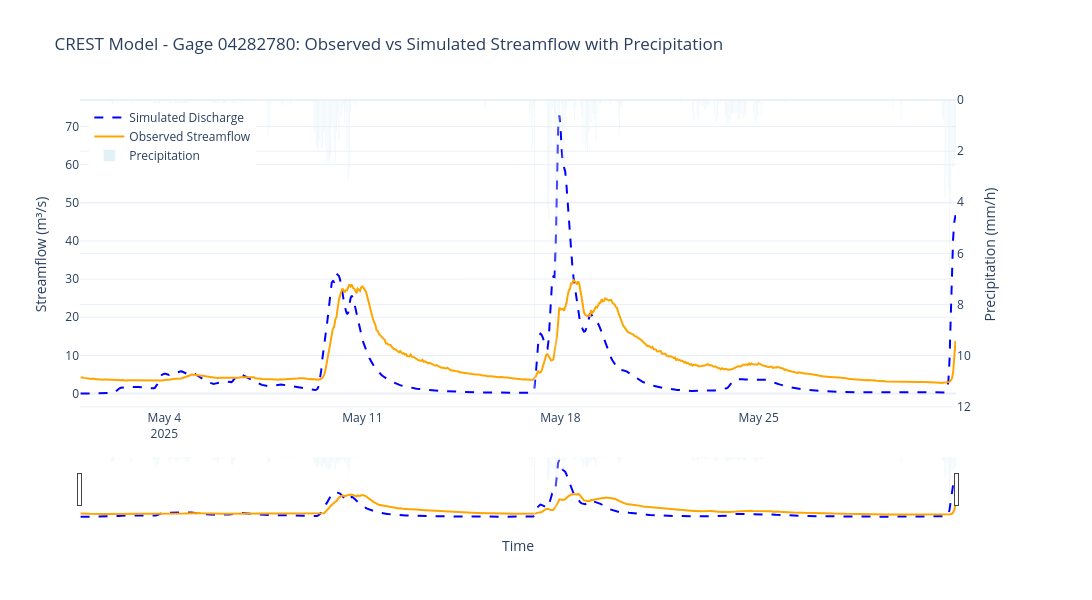

Notebook code cell kept with this figure:
### Code cell
import pandas as pd

csv_file = r"/home/clemasters/EF5-RTI/Output/04282780/crest/ts.04282780.crest.csv"

df = pd.read_csv(csv_file)
df.columns = [c.strip() for c in df.columns]
df["Time"] = pd.to_datetime(df["Time"])

df["Discharge(m^3 s^-1)"] = pd.to_numeric(df["Discharge(m^3 s^-1)"], errors="coerce")
df["Observed(m^3 s^-1)"] = pd.to_numeric(df["Observed(m^3 s^-1)"], errors="coerce")
df["Precip(mm h^-1)"] = pd.to_numeric(df["Precip(mm h^-1)"], errors="coerce")

# interpolate observed values for plotting
df["Observed_interp"] = df["Observed(m^3 s^-1)"].interpolate(method="linear")

# Create subplot with secondary y-axis
fig = make_subplots(specs=[[{"secondary_y": True}]])

# Add simulated discharge trace
fig.add_trace(
    go.Scatter(
        x=df["Time"],
        y=df["Discharge(m^3 s^-1)"],
        mode="lines",
        name="Simulated Discharge",
        line=dict(width=2, color="blue", dash="dash")
    ),
    secondary_y=False,
)

# Add observed streamflow trace
fig.add_trace(
    go.Scatter(
        x=df["Time"],
        y=df["Observed_interp"],
        mode="lines",
        name="Observed Streamflow",
        line=dict(width=2, color="orange")
    ),
    secondary_y=False,
)

# Add precipitation trace (on secondary y-axis)
fig.add_trace(
    go.Bar(
        x=df["Time"],
        y=df["Precip(mm h^-1)"],
        name="Precipitation",
        opacity=0.35,
        marker_color="lightblue"
    ),
    secondary_y=True,
)

# Set x-axis title
fig.update_xaxes(title_text="Time")

# Set y-axes titles
fig.update_yaxes(title_text="Streamflow (m³/s)", secondary_y=False)
fig.update_yaxes(title_text="Precipitation (mm/h)", secondary_y=True)

# Invert precipitation axis
fig.update_yaxes(autorange="reversed", secondary_y=True)

# Update layout
fig.update_layout(
    title="CREST Model - Gage 04282780: Observed vs Simulated Streamflow with Precipitation",
    xaxis=dict(rangeslider_visible=True),
    template="plotly_white",
    hovermode="x unified",
    legend=dict(x=0.01, y=0.99),
    height=600, 
    width=1200
)

fig.show()

# Save as HTML file
html_file = "/home/clemasters/EF5-RTI/CREST_04282780_plot.html"
fig.write_html(html_file)
print(f"Plot saved as: {html_file}")

### Figure 1 — Plotly figure (JSON) as saved in the notebook; plotly's stock layout.template omitted (floating-point values rounded to 4 significant figures; data arrays with more than 128 entries replaced by an {"elided": "..."} marker saying what was removed)
{"data": [{"line": {"color": "blue", "dash": "dash", "width": 2}, "mode": "lines", "name": "Simulated Discharge", "type": "scatter", "x": {"elided": "743 str values"}, "xaxis": "x", "y": {"elided": "743 float values"}, "yaxis": "y"}, {"line": {"color": "orange", "width": 2}, "mode": "lines", "name": "Observed Streamflow", "type": "scatter", "x": {"elided": "743 str values"}, "xaxis": "x", "y": {"elided": "743 float values"}, "yaxis": "y"}, {"marker": {"color": "lightblue"}, "name": "Precipitation", "opacity": 0.35, "type": "bar", "x": {"elided": "743 str values"}, "xaxis": "x", "y": {"elided": "743 float values"}, "yaxis": "y2"}], "layout": {"height": 600, "hovermode": "x unified", "legend": {"x": 0.01, "y": 0.99}, "title": {"text": "CREST Model - Gage 04282780: Observed vs Simulated Streamflow with Precipitation"}, "width": 1200, "xaxis": {"anchor": "y", "domain": [0, 0.94], "rangeslider": {"visible": true}, "title": {"text": "Time"}}, "yaxis": {"anchor": "x", "domain": [0, 1], "title": {"text": "Streamflow (m³/s)"}}, "yaxis2": {"anchor": "x", "autorange": "reversed", "overlaying": "y", "side": "right", "title": {"text": "Precipitation (mm/h)"}}}}
